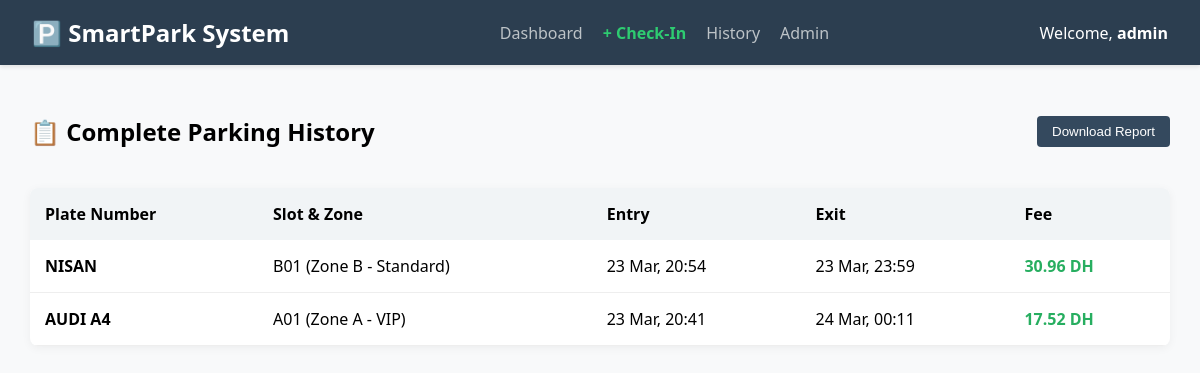
Page /history/ (signed in) on the committed database.
### management/models.py (models this page shows, shortened)
class ParkingSession(models.Model):
    vehicle = models.ForeignKey(Vehicle, on_delete=models.CASCADE)
    slot = models.ForeignKey(ParkingSlot, on_delete=models.CASCADE)
    entry_time = models.DateTimeField(default=timezone.now)
    exit_time = models.DateTimeField(null=True, blank=True)
    total_price = models.DecimalField(max_digits=10, decimal_places=2, default=0.00)

class Vehicle(models.Model):
    plate_number = models.CharField(max_length=20, unique=True)
    vehicle_type = models.CharField(max_length=30)

class ParkingSlot(models.Model):
    STATUS_CHOICES = [('available', 'Available'), ('occupied', 'Occupied')]
    slot_number = models.CharField(max_length=10, unique=True)
    status = models.CharField(max_length=10, choices=STATUS_CHOICES, default='available')
    zone = models.ForeignKey(Zone, on_delete=models.CASCADE)

class Zone(models.Model):
    name = models.CharField(max_length=50)
    price_per_hour = models.DecimalField(max_digits=6, decimal_places=2)
    max_duration = models.IntegerField(help_text="In hours")

### management/views.py (the view)
# urls.py: path('history/', views.history, name='history'),
def history(request):
    all_sessions = ParkingSession.objects.all().order_by('-entry_time')
    return render(request, 'management/history.html', {'sessions': all_sessions})

### management/templates/management/history.html (shortened to what this page needs)
{% extends 'management/base.html' %}
{% block content %}
    <div style="display: flex; justify-content: space-between; align-items: center; margin-bottom: 20px;">
        <h2>📋 Complete Parking History</h2>
        <button onclick="window.print()" style="padding: 8px 15px; cursor: pointer; background: #34495e; color: white; border: none; border-radius: 4px;">
            Download Report
        </button>
    </div>
    <div style="background: white; border-radius: 8px; box-shadow: 0 2px 10px rgba(0,0,0,0.05); overflow: hidden;">
        <table style="width: 100%; border-collapse: collapse;">
            <thead>
                <tr style="background: #f1f4f6; text-align: left;">
                    <th style="padding: 15px;">Plate Number</th>
                    <th style="padding: 15px;">Slot & Zone</th>
                    <th style="padding: 15px;">Entry</th>
                    <th style="padding: 15px;">Exit</th>
                    <th style="padding: 15px;">Fee</th>
                </tr>
            </thead>
            <tbody>
                {% for session in sessions %}
                <tr style="border-bottom: 1px solid #eee;">
                    <td style="padding: 15px;"><strong>{{ session.vehicle.plate_number }}</strong></td>
                    <td style="padding: 15px;">{{ session.slot.slot_number }} ({{ session.slot.zone.name }})</td>
                    <td style="padding: 15px;">{{ session.entry_time|date:"d M, H:i" }}</td>
                    <td style="padding: 15px;">
                        {% if session.exit_time %}
                            {{ session.exit_time|date:"d M, H:i" }}
                        {% else %}
                            <span style="color: #e67e22; font-weight: bold;">In Progress</span>
                        {% endif %}
                    </td>
                    <td style="padding: 15px; font-weight: bold; color: #27ae60;">
                        {{ session.total_price }} DH
                    </td>
                </tr>
                {% empty %}
                <tr>
                    <td colspan="5" style="padding: 30px; text-align: center; color: #95a5a6;">
                        No history records found.
                    </td>
                </tr>
                {% endfor %}
            </tbody>
        </table>
    </div>
{% endblock %}s

### management/templates/management/base.html (shortened to what this page needs)
<!DOCTYPE html>
<html>
<head>
</head>
<body>
    <header class="navbar">
        <div class="nav-brand">🅿️ SmartPark System</div>
        <nav class="nav-links">
    <a href="{% url 'dashboard' %}">Dashboard</a>
    <a href="{% url 'check_in' %}" style="color: #2ecc71; font-weight: bold;">+ Check-In</a>
    <a href="{% url 'history' %}">History</a>
    <a href="/admin/">Admin</a>
</nav>
        <div class="user-info">
            <span>Welcome, <strong>{{ user.username|default:"Staff" }}</strong></span>
        </div>
    </header>
    <div class="container">
        {% block content %}
        {% endblock %}
    </div>
</body>
</html>

### management/templates/management/base.html (style rules this page uses)
body { font-family: 'Segoe UI', Tahoma, Geneva, Verdana, sans-serif; margin: 0; background-color: #f8f9fa; }
.navbar { background-color: #2c3e50; color: white; padding: 1rem 2rem; display: flex; justify-content: space-between; align-items: center; box-shadow: 0 2px 4px rgba(0,0,0,0.1); }
.nav-brand { font-size: 1.5rem; font-weight: bold; }
.nav-links { display: flex; gap: 20px; }
.nav-links a { color: #bdc3c7; text-decoration: none; transition: 0.3s; font-weight: 500; }
.container { padding: 30px; }

### rows in the picture
ParkingSession: vehicle.plate_number "NISAN", slot.slot_number "B01", slot.zone.name "Zone B - Standard", entry_time "23 Mar, 20:54", exit_time "23 Mar, 23:59", total_price "30.96"
ParkingSession: vehicle.plate_number "AUDI A4", slot.slot_number "A01", slot.zone.name "Zone A - VIP", entry_time "23 Mar, 20:41", exit_time "24 Mar, 00:11", total_price "17.52"

### other values in the picture
{{ user.username|default:"Staff" }} "admin"
